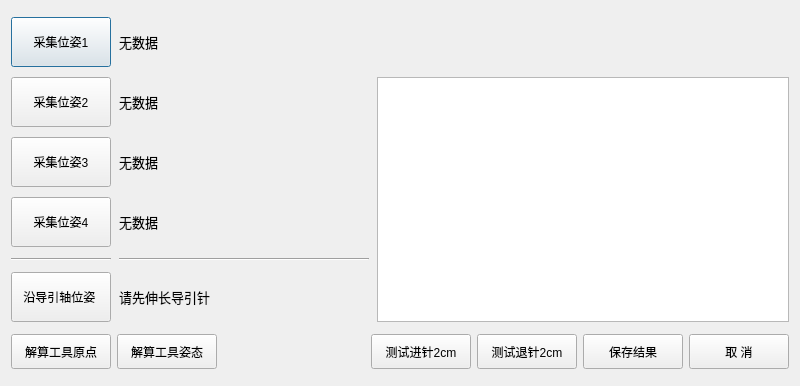
<?xml version="1.0" encoding="UTF-8"?>
<ui version="4.0">
 <class>ToolCalibrationDialog</class>
 <widget class="QDialog" name="ToolCalibrationDialog">
  <property name="geometry">
   <rect>
    <x>0</x>
    <y>0</y>
    <width>800</width>
    <height>386</height>
   </rect>
  </property>
  <property name="minimumSize">
   <size>
    <width>800</width>
    <height>0</height>
   </size>
  </property>
  <property name="windowTitle">
   <string>导引筒标定</string>
  </property>
  <layout class="QVBoxLayout" name="verticalLayout" stretch="8,1">
   <item>
    <layout class="QGridLayout" name="gridLayout" columnstretch="0,2,5" rowminimumheight="50,50,50,50,5,50" columnminimumwidth="0,250,150">
     <property name="horizontalSpacing">
      <number>8</number>
     </property>
     <property name="verticalSpacing">
      <number>10</number>
     </property>
     <item row="0" column="1">
      <widget class="QLabel" name="label0">
       <property name="minimumSize">
        <size>
         <width>250</width>
         <height>0</height>
        </size>
       </property>
       <property name="font">
        <font>
         <family>宋体</family>
         <pointsize>10</pointsize>
        </font>
       </property>
       <property name="text">
        <string>无数据</string>
       </property>
      </widget>
     </item>
     <item row="0" column="0">
      <widget class="QPushButton" name="frmButton0">
       <property name="sizePolicy">
        <sizepolicy hsizetype="Minimum" vsizetype="Preferred">
         <horstretch>0</horstretch>
         <verstretch>0</verstretch>
        </sizepolicy>
       </property>
       <property name="minimumSize">
        <size>
         <width>100</width>
         <height>0</height>
        </size>
       </property>
       <property name="maximumSize">
        <size>
         <width>16777215</width>
         <height>50</height>
        </size>
       </property>
       <property name="text">
        <string>采集位姿1</string>
       </property>
      </widget>
     </item>
     <item row="4" column="0">
      <widget class="Line" name="line">
       <property name="orientation">
        <enum>Qt::Horizontal</enum>
       </property>
      </widget>
     </item>
     <item row="4" column="1">
      <widget class="Line" name="line_2">
       <property name="orientation">
        <enum>Qt::Horizontal</enum>
       </property>
      </widget>
     </item>
     <item row="0" column="2">
      <widget class="QPilot" name="pilot" native="true"/>
     </item>
     <item row="1" column="0">
      <widget class="QPushButton" name="frmButton1">
       <property name="sizePolicy">
        <sizepolicy hsizetype="Minimum" vsizetype="Preferred">
         <horstretch>0</horstretch>
         <verstretch>0</verstretch>
        </sizepolicy>
       </property>
       <property name="minimumSize">
        <size>
         <width>100</width>
         <height>0</height>
        </size>
       </property>
       <property name="maximumSize">
        <size>
         <width>16777215</width>
         <height>50</height>
        </size>
       </property>
       <property name="text">
        <string>采集位姿2</string>
       </property>
      </widget>
     </item>
     <item row="2" column="0">
      <widget class="QPushButton" name="frmButton2">
       <property name="sizePolicy">
        <sizepolicy hsizetype="Minimum" vsizetype="Preferred">
         <horstretch>0</horstretch>
         <verstretch>0</verstretch>
        </sizepolicy>
       </property>
       <property name="minimumSize">
        <size>
         <width>100</width>
         <height>0</height>
        </size>
       </property>
       <property name="maximumSize">
        <size>
         <width>16777215</width>
         <height>50</height>
        </size>
       </property>
       <property name="text">
        <string>采集位姿3</string>
       </property>
      </widget>
     </item>
     <item row="3" column="0">
      <widget class="QPushButton" name="frmButton3">
       <property name="sizePolicy">
        <sizepolicy hsizetype="Minimum" vsizetype="Preferred">
         <horstretch>0</horstretch>
         <verstretch>0</verstretch>
        </sizepolicy>
       </property>
       <property name="minimumSize">
        <size>
         <width>100</width>
         <height>0</height>
        </size>
       </property>
       <property name="maximumSize">
        <size>
         <width>16777215</width>
         <height>50</height>
        </size>
       </property>
       <property name="text">
        <string>采集位姿4</string>
       </property>
      </widget>
     </item>
     <item row="5" column="0">
      <widget class="QPushButton" name="frmButton4">
       <property name="sizePolicy">
        <sizepolicy hsizetype="Minimum" vsizetype="Preferred">
         <horstretch>0</horstretch>
         <verstretch>0</verstretch>
        </sizepolicy>
       </property>
       <property name="minimumSize">
        <size>
         <width>100</width>
         <height>0</height>
        </size>
       </property>
       <property name="maximumSize">
        <size>
         <width>16777215</width>
         <height>50</height>
        </size>
       </property>
       <property name="text">
        <string>沿导引轴位姿 </string>
       </property>
      </widget>
     </item>
     <item row="1" column="2" rowspan="5">
      <widget class="QTextEdit" name="textEdit">
       <property name="sizePolicy">
        <sizepolicy hsizetype="Preferred" vsizetype="Preferred">
         <horstretch>0</horstretch>
         <verstretch>0</verstretch>
        </sizepolicy>
       </property>
       <property name="minimumSize">
        <size>
         <width>150</width>
         <height>0</height>
        </size>
       </property>
      </widget>
     </item>
     <item row="1" column="1">
      <widget class="QLabel" name="label1">
       <property name="minimumSize">
        <size>
         <width>250</width>
         <height>0</height>
        </size>
       </property>
       <property name="font">
        <font>
         <family>宋体</family>
         <pointsize>10</pointsize>
        </font>
       </property>
       <property name="text">
        <string>无数据</string>
       </property>
      </widget>
     </item>
     <item row="2" column="1">
      <widget class="QLabel" name="label2">
       <property name="minimumSize">
        <size>
         <width>250</width>
         <height>0</height>
        </size>
       </property>
       <property name="font">
        <font>
         <family>宋体</family>
         <pointsize>10</pointsize>
        </font>
       </property>
       <property name="text">
        <string>无数据</string>
       </property>
      </widget>
     </item>
     <item row="3" column="1">
      <widget class="QLabel" name="label3">
       <property name="minimumSize">
        <size>
         <width>250</width>
         <height>0</height>
        </size>
       </property>
       <property name="font">
        <font>
         <family>宋体</family>
         <pointsize>10</pointsize>
        </font>
       </property>
       <property name="text">
        <string>无数据</string>
       </property>
      </widget>
     </item>
     <item row="5" column="1">
      <widget class="QLabel" name="label4">
       <property name="minimumSize">
        <size>
         <width>250</width>
         <height>0</height>
        </size>
       </property>
       <property name="font">
        <font>
         <family>宋体</family>
         <pointsize>10</pointsize>
        </font>
       </property>
       <property name="text">
        <string>请先伸长导引针</string>
       </property>
      </widget>
     </item>
    </layout>
   </item>
   <item>
    <layout class="QHBoxLayout" name="layout1" stretch="0,0,0,0,0,0,0">
     <property name="spacing">
      <number>6</number>
     </property>
     <property name="leftMargin">
      <number>0</number>
     </property>
     <property name="topMargin">
      <number>0</number>
     </property>
     <property name="rightMargin">
      <number>0</number>
     </property>
     <property name="bottomMargin">
      <number>0</number>
     </property>
     <item>
      <widget class="QPushButton" name="solvePoint">
       <property name="minimumSize">
        <size>
         <width>100</width>
         <height>35</height>
        </size>
       </property>
       <property name="text">
        <string>解算工具原点</string>
       </property>
      </widget>
     </item>
     <item>
      <widget class="QPushButton" name="solveMtool">
       <property name="minimumSize">
        <size>
         <width>100</width>
         <height>35</height>
        </size>
       </property>
       <property name="text">
        <string>解算工具姿态</string>
       </property>
      </widget>
     </item>
     <item>
      <spacer name="spacer1_2">
       <property name="orientation">
        <enum>Qt::Horizontal</enum>
       </property>
       <property name="sizeHint" stdset="0">
        <size>
         <width>131</width>
         <height>31</height>
        </size>
       </property>
      </spacer>
     </item>
     <item>
      <widget class="QPushButton" name="testForward">
       <property name="minimumSize">
        <size>
         <width>100</width>
         <height>35</height>
        </size>
       </property>
       <property name="text">
        <string>测试进针2cm</string>
       </property>
      </widget>
     </item>
     <item>
      <widget class="QPushButton" name="testBackword">
       <property name="minimumSize">
        <size>
         <width>100</width>
         <height>35</height>
        </size>
       </property>
       <property name="text">
        <string>测试退针2cm</string>
       </property>
      </widget>
     </item>
     <item>
      <widget class="QPushButton" name="okButton">
       <property name="minimumSize">
        <size>
         <width>100</width>
         <height>35</height>
        </size>
       </property>
       <property name="text">
        <string>保存结果</string>
       </property>
      </widget>
     </item>
     <item>
      <widget class="QPushButton" name="cancelButton">
       <property name="minimumSize">
        <size>
         <width>100</width>
         <height>35</height>
        </size>
       </property>
       <property name="text">
        <string>取 消</string>
       </property>
      </widget>
     </item>
    </layout>
   </item>
  </layout>
 </widget>
 <customwidgets>
  <customwidget>
   <class>QPilot</class>
   <extends>QWidget</extends>
   <header>widget/QPilot.h</header>
   <container>1</container>
  </customwidget>
 </customwidgets>
 <resources/>
 <connections>
  <connection>
   <sender>okButton</sender>
   <signal>clicked()</signal>
   <receiver>ToolCalibrationDialog</receiver>
   <slot>save()</slot>
   <hints>
    <hint type="sourcelabel">
     <x>278</x>
     <y>253</y>
    </hint>
    <hint type="destinationlabel">
     <x>96</x>
     <y>254</y>
    </hint>
   </hints>
  </connection>
  <connection>
   <sender>cancelButton</sender>
   <signal>clicked()</signal>
   <receiver>ToolCalibrationDialog</receiver>
   <slot>reject()</slot>
   <hints>
    <hint type="sourcelabel">
     <x>369</x>
     <y>253</y>
    </hint>
    <hint type="destinationlabel">
     <x>179</x>
     <y>282</y>
    </hint>
   </hints>
  </connection>
  <connection>
   <sender>frmButton0</sender>
   <signal>clicked()</signal>
   <receiver>ToolCalibrationDialog</receiver>
   <slot>captureFrm0()</slot>
   <hints>
    <hint type="sourcelabel">
     <x>20</x>
     <y>20</y>
    </hint>
    <hint type="destinationlabel">
     <x>20</x>
     <y>20</y>
    </hint>
   </hints>
  </connection>
  <connection>
   <sender>frmButton1</sender>
   <signal>clicked()</signal>
   <receiver>ToolCalibrationDialog</receiver>
   <slot>captureFrm1()</slot>
   <hints>
    <hint type="sourcelabel">
     <x>20</x>
     <y>20</y>
    </hint>
    <hint type="destinationlabel">
     <x>20</x>
     <y>20</y>
    </hint>
   </hints>
  </connection>
  <connection>
   <sender>frmButton2</sender>
   <signal>clicked()</signal>
   <receiver>ToolCalibrationDialog</receiver>
   <slot>captureFrm2()</slot>
   <hints>
    <hint type="sourcelabel">
     <x>20</x>
     <y>20</y>
    </hint>
    <hint type="destinationlabel">
     <x>20</x>
     <y>20</y>
    </hint>
   </hints>
  </connection>
  <connection>
   <sender>frmButton3</sender>
   <signal>clicked()</signal>
   <receiver>ToolCalibrationDialog</receiver>
   <slot>captureFrm3()</slot>
   <hints>
    <hint type="sourcelabel">
     <x>20</x>
     <y>20</y>
    </hint>
    <hint type="destinationlabel">
     <x>20</x>
     <y>20</y>
    </hint>
   </hints>
  </connection>
  <connection>
   <sender>frmButton4</sender>
   <signal>clicked()</signal>
   <receiver>ToolCalibrationDialog</receiver>
   <slot>captureFrm4()</slot>
   <hints>
    <hint type="sourcelabel">
     <x>20</x>
     <y>20</y>
    </hint>
    <hint type="destinationlabel">
     <x>20</x>
     <y>20</y>
    </hint>
   </hints>
  </connection>
  <connection>
   <sender>solveMtool</sender>
   <signal>clicked()</signal>
   <receiver>ToolCalibrationDialog</receiver>
   <slot>solveMtool()</slot>
   <hints>
    <hint type="sourcelabel">
     <x>169</x>
     <y>340</y>
    </hint>
    <hint type="destinationlabel">
     <x>230</x>
     <y>183</y>
    </hint>
   </hints>
  </connection>
  <connection>
   <sender>testForward</sender>
   <signal>clicked()</signal>
   <receiver>ToolCalibrationDialog</receiver>
   <slot>moveForwardTest()</slot>
   <hints>
    <hint type="sourcelabel">
     <x>181</x>
     <y>340</y>
    </hint>
    <hint type="destinationlabel">
     <x>230</x>
     <y>183</y>
    </hint>
   </hints>
  </connection>
  <connection>
   <sender>solvePoint</sender>
   <signal>clicked()</signal>
   <receiver>ToolCalibrationDialog</receiver>
   <slot>solvePoint()</slot>
   <hints>
    <hint type="sourcelabel">
     <x>59</x>
     <y>356</y>
    </hint>
    <hint type="destinationlabel">
     <x>399</x>
     <y>192</y>
    </hint>
   </hints>
  </connection>
  <connection>
   <sender>testBackword</sender>
   <signal>clicked()</signal>
   <receiver>ToolCalibrationDialog</receiver>
   <slot>moveBackwardTest()</slot>
   <hints>
    <hint type="sourcelabel">
     <x>527</x>
     <y>356</y>
    </hint>
    <hint type="destinationlabel">
     <x>399</x>
     <y>192</y>
    </hint>
   </hints>
  </connection>
 </connections>
</ui>
